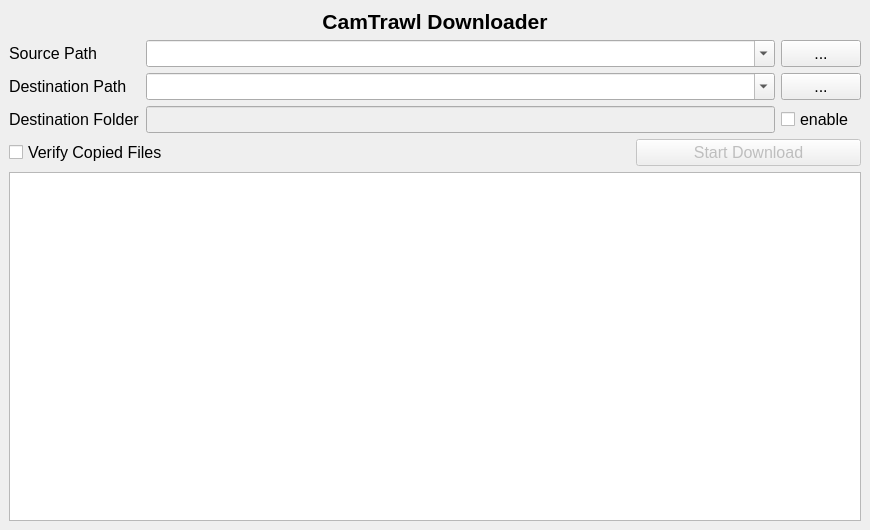
<?xml version="1.0" encoding="UTF-8"?>
<ui version="4.0">
 <class>CamTrawlDownloader</class>
 <widget class="QMainWindow" name="CamTrawlDownloader">
  <property name="geometry">
   <rect>
    <x>0</x>
    <y>0</y>
    <width>870</width>
    <height>530</height>
   </rect>
  </property>
  <property name="windowTitle">
   <string>CamTrawl Download Utility</string>
  </property>
  <widget class="QWidget" name="centralwidget">
   <layout class="QVBoxLayout" name="verticalLayout">
    <item>
     <widget class="QLabel" name="label_4">
      <property name="font">
       <font>
        <pointsize>16</pointsize>
        <weight>75</weight>
        <bold>true</bold>
       </font>
      </property>
      <property name="text">
       <string>CamTrawl Downloader</string>
      </property>
      <property name="alignment">
       <set>Qt::AlignCenter</set>
      </property>
     </widget>
    </item>
    <item>
     <layout class="QGridLayout" name="gridLayout">
      <item row="0" column="0">
       <widget class="QLabel" name="label">
        <property name="font">
         <font>
          <pointsize>12</pointsize>
         </font>
        </property>
        <property name="text">
         <string>Source Path</string>
        </property>
       </widget>
      </item>
      <item row="2" column="2">
       <widget class="QCheckBox" name="cbEnableDestFolder">
        <property name="font">
         <font>
          <pointsize>12</pointsize>
         </font>
        </property>
        <property name="toolTip">
         <string>&lt;html&gt;&lt;head/&gt;&lt;body&gt;&lt;p&gt;Check this box to copy the deployment to the destination folder specifed. If unchecked the CamTrawl deployment folder will be copied directly into the folder specified by the destination path.&lt;/p&gt;&lt;/body&gt;&lt;/html&gt;</string>
        </property>
        <property name="text">
         <string>enable</string>
        </property>
       </widget>
      </item>
      <item row="1" column="0">
       <widget class="QLabel" name="label_2">
        <property name="font">
         <font>
          <pointsize>12</pointsize>
         </font>
        </property>
        <property name="text">
         <string>Destination Path</string>
        </property>
       </widget>
      </item>
      <item row="2" column="0">
       <widget class="QLabel" name="label_3">
        <property name="font">
         <font>
          <pointsize>12</pointsize>
         </font>
        </property>
        <property name="text">
         <string>Destination Folder</string>
        </property>
       </widget>
      </item>
      <item row="1" column="2">
       <widget class="QPushButton" name="pbDestPath">
        <property name="font">
         <font>
          <pointsize>12</pointsize>
         </font>
        </property>
        <property name="text">
         <string>...</string>
        </property>
       </widget>
      </item>
      <item row="2" column="1">
       <widget class="QLineEdit" name="destFolder">
        <property name="enabled">
         <bool>false</bool>
        </property>
        <property name="font">
         <font>
          <pointsize>12</pointsize>
         </font>
        </property>
        <property name="toolTip">
         <string>&lt;html&gt;&lt;head/&gt;&lt;body&gt;&lt;p&gt;Specify a folder in the destination directory to copy the deployment into. This typically is used to create a folder with the event or haul number like 'Haul_024'&lt;/p&gt;&lt;/body&gt;&lt;/html&gt;</string>
        </property>
       </widget>
      </item>
      <item row="0" column="2">
       <widget class="QPushButton" name="pbSourcePath">
        <property name="font">
         <font>
          <pointsize>12</pointsize>
         </font>
        </property>
        <property name="text">
         <string>...</string>
        </property>
       </widget>
      </item>
      <item row="0" column="1">
       <widget class="QComboBox" name="cbSourcePath">
        <property name="font">
         <font>
          <pointsize>12</pointsize>
         </font>
        </property>
        <property name="editable">
         <bool>true</bool>
        </property>
        <property name="maxVisibleItems">
         <number>3</number>
        </property>
        <property name="maxCount">
         <number>3</number>
        </property>
        <property name="insertPolicy">
         <enum>QComboBox::InsertAtTop</enum>
        </property>
       </widget>
      </item>
      <item row="1" column="1">
       <widget class="QComboBox" name="cbDestPath">
        <property name="font">
         <font>
          <pointsize>12</pointsize>
         </font>
        </property>
        <property name="editable">
         <bool>true</bool>
        </property>
        <property name="maxVisibleItems">
         <number>3</number>
        </property>
        <property name="maxCount">
         <number>3</number>
        </property>
        <property name="insertPolicy">
         <enum>QComboBox::InsertAtTop</enum>
        </property>
       </widget>
      </item>
     </layout>
    </item>
    <item>
     <layout class="QHBoxLayout" name="horizontalLayout">
      <item>
       <widget class="QCheckBox" name="cbVerify">
        <property name="font">
         <font>
          <pointsize>12</pointsize>
         </font>
        </property>
        <property name="toolTip">
         <string>&lt;html&gt;&lt;head/&gt;&lt;body&gt;&lt;p&gt;Check this box to verify the copied files' integrity using MD5 hash checks.&lt;/p&gt;&lt;/body&gt;&lt;/html&gt;</string>
        </property>
        <property name="text">
         <string>Verify Copied Files</string>
        </property>
       </widget>
      </item>
      <item>
       <spacer name="horizontalSpacer">
        <property name="orientation">
         <enum>Qt::Horizontal</enum>
        </property>
        <property name="sizeHint" stdset="0">
         <size>
          <width>40</width>
          <height>20</height>
         </size>
        </property>
       </spacer>
      </item>
      <item>
       <widget class="QPushButton" name="pbDownload">
        <property name="enabled">
         <bool>false</bool>
        </property>
        <property name="minimumSize">
         <size>
          <width>225</width>
          <height>0</height>
         </size>
        </property>
        <property name="maximumSize">
         <size>
          <width>225</width>
          <height>16777215</height>
         </size>
        </property>
        <property name="font">
         <font>
          <pointsize>12</pointsize>
         </font>
        </property>
        <property name="text">
         <string>Start Download</string>
        </property>
       </widget>
      </item>
     </layout>
    </item>
    <item>
     <widget class="QPlainTextEdit" name="statusText">
      <property name="font">
       <font>
        <pointsize>10</pointsize>
       </font>
      </property>
     </widget>
    </item>
    <item>
     <layout class="QGridLayout" name="gridLayout_2"/>
    </item>
   </layout>
  </widget>
 </widget>
 <resources/>
 <connections/>
</ui>
